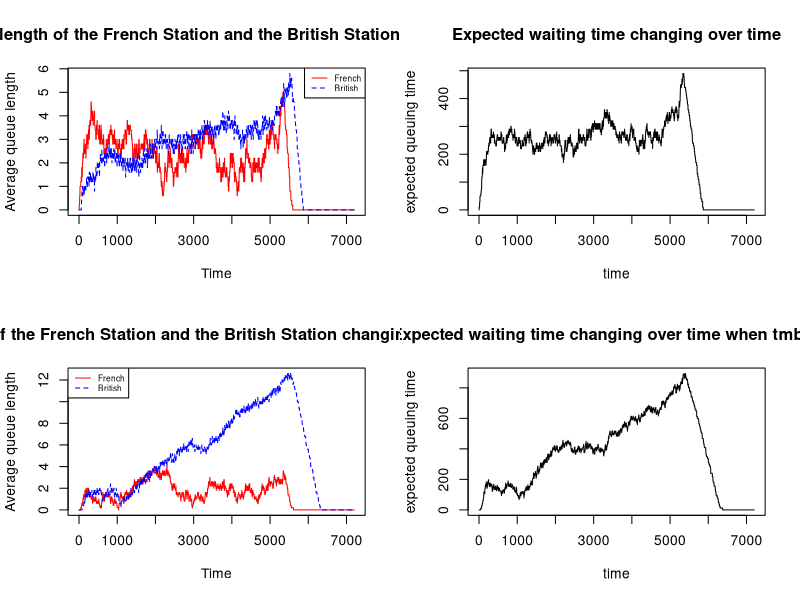

This figure's R source: (Note: a time limit stopped this script after it produced the figure.)
# First, prepare for the functions to update the queues and processing time

# Define a function "finish()" to move the car that have finished processing out of the queue
# "station" is a matrix with two numerical lists
# Columns in the "station" array stand for each queue in the stations
# station["qn",] is a list consisting the number of cars in each queue
# station["dt",] is the list consisting the processing time for the processing car in each queue
# We will use "sample()" to generate random processing time in the range (tr,tr+tm)
finish <- function(station,queue,tr,tm){
  # If there is one car finish being processed and be able to leave the current queue, 
  # then we will reduce one from the number of queuing cars in this queue
  station["qn",queue]<-station["qn",queue]-1
  # If there is more than one car in the queue, the car that has been waiting in the queue will be processed after the old car got moved out from the queue
  # then use 'sample()' to generate a processing time for this car
  if(station["qn",queue] > 0){
    station["dt",queue] <- sample(tm:(tm+tr),1)
  }
  # If there is no car left in the queue, we give "-1" to the processing time as an indicator, just for convenience 
  else{
    station["dt",queue] <- -1
  }
  return(station)
}

# Define another function "insert()" to find the shortest queue and insert the newly arriving car into the queue 
insert <- function(station,tr,tm){
  # Find the shortest queue
  qn_min <- which.min(station["qn",]) 
  # The newly arrived car will join the shortest queue
  station["qn",qn_min]<- station["qn",qn_min]+1
  # According to "finish()" function we had defined above, 
  # "-1" for processing time means there's no car waiting in the queue, 
  # so the newly inserted car will be processed immediatelt.
  # Then we use "sample()" function to generate a random processing time for this car
  if(station["dt",qn_min]==-1){
    station["dt",qn_min] <- sample(tm:(tm+tr),1)
  }
  return (station)
}


# Define the function "qsim(mf,mb,a.rate,trb,trf,tmb,tmf,maxb)"
# "mf" is the number of French stations
# "mb" is the number of British stations
# "a.rate" is the probability a new car arrives at French stations in one second
# A car arrives at the French stations randomly at an average rate of one every 
# 10 seconds, so that there is a probability of 0.1 of an arrival each second
# The processing time in the French stations will be a random number uniformly distributed between (tmf,tmf+trf) 
# The processing time in the British stations will be a random number uniformly distributed between (tmb,tmb+trb) 
# The maximum number of cars in each British station will be "maxb"
qsim <- function(mf=5,mb=5,a.rate=.1,trb=40,trf=40,tmb=30,tmf=30,maxb=20) {
  # Here are some variables we will use later:
  # "f" is a matrix to store the processing time for cars in the French stations
  # Notice: Choosing to use a data.frame to store the processing time to avoid messing up each station
  # Columns in "f" stand for each French station, namely "station_1", "station_2", ..., "station_mf"
  # The first row in "f" namely "qn" stores the number of cars waiting in the station
  # The second row in "f" namely "dt" stores the processing time for each car being processed
  column_names_f <- paste0("station_", seq_len(mf))
  f <- matrix(c(0,-1), nrow=2, ncol=length(column_names_f))
  colnames(f) <- column_names_f
  rownames(f) <- c("qn","dt")
  # "b" is a matrix to store the processing time for cars in the British stations
  # Same ideas above to build "b"
  column_names_b <- paste0("station_", seq_len(mb))
  b <- matrix(c(0,-1), nrow=2, ncol=length(column_names_b))
  colnames(b) <- column_names_b
  rownames(b) <- c("qn","dt")
  
  nf <- c() # nf is a list to store the average queue length in French station for each second
  nb <- c() # nb is a list to store the average queue length in British station for each second
  eq <- c() # eq is a list to store the expected waiting time for each second
  
  # This model will simulate for a 2-hour period, in total 7200 seconds
  for (t in 1:(2*60*60)){
    # Notice: Since the cars can't leave from the French station to the British one if there is no available queues in British station, so we start with analyzing the queues in British station
    # First, find the columns that with 0 processing time in British station
    # Then move those cars with 0 processing time out of the queue using "finish()" function to cut one off the queue and give a processing time to the next car
    for( i in which(b["dt", ] %in% 0)){
      b <- finish(b,i,trb,tmb)
    }
    # Find the columns with 0 processing time in the French station
    for (i in which(f["dt", ] %in% 0)){
      # If the sum of the number of cars in the queue is less than the total maximum capacity for the whole British station, 
      # we will know there are still some vacancies in the British station
      # Then we can move the cars finished processing from French station to the British station using "finish()" function we defined above
      if(sum(b["qn",])<maxb*mb){
        f <- finish(f,i,trf,tmf)
        b <- insert(b,trb,tmb)
      }
    }
    
    # Provided "a.rate" this input as the arriving probability, we use "sample()" function to randomly choose "TRUE" or "FALSE"
    # "TURE" indicates a car arrives while "False" indicating that there are no cars arrived
    # Ignoring the situation that more than one car arriving at the same time, so "size" attribute in "sample()" function is 1
    if (t <= (90*60)){ # New cars only arrive at French stations in the first 1.5 hours in the simulation
      if (sample(c(TRUE,FALSE), size = 1, prob = c(a.rate,1-a.rate))){
        # If "sample()" function generates "TURE" as the result, which means a new car arrives at the French stations
        # We will use "insert()" defined above to put a new car in the queue in the French station
        f <- insert(f,trf,tmf)
      }
    }
    
    # One iteration in this loop means one second has passed, so we cut one second off from the positive processing time for each car.
    f["dt", ] <- apply(f["dt", , drop = FALSE], 1, function(row) {
      ifelse(row > 0, row - 1, row)
    })
    b["dt", ] <- apply(b["dt", , drop = FALSE], 1, function(row) {
      ifelse(row > 0, row - 1, row)
    })
    # avg_f is the average queue length in the French station.
    # Calculated by summing up the number of cars in all queues first, then divided by the number of stations
    avg_f <- sum(f["qn",])/mf
    # avg_b is the average queue length in the British station
    avg_b <-sum(b["qn",])/mb 
    # Update the average queue length and expected waiting time for this second to the lists storing results across the simulation
    nf <- append(nf,avg_f)
    nb <- append(nb,avg_b)
    # Expected waiting time is the sum of the average processing time in each station multiply with average queue length in  each station
    eq <- append(eq,(avg_f*(tmf + trf/2) + avg_b*(tmb + trb/2)))
  }

  return(list(nf,nb,eq))
}

iqsim <- qsim() # Default parameters
jqsim <- qsim(tmb=40) # Set the minimum processing time in British station as 40
# Create a panel with 2-row, 2-row plots
par(mfrow=c(2,2))

# plot of French and British queue lengths change over time
matplot(1:7200, cbind(iqsim[[1]],iqsim[[2]]), type='l', col=c("red", "blue"), 
        xlab="Time", ylab="Average queue length", 
        main="Average queue length of the French Station and the British Station changing over time")
legend("topright", c("French", "British"), col=c("red", "blue"), lty=1:2, cex=0.6)

# plot of expected waiting time changes over time
matplot(1:7200, iqsim[[3]], type='l', xlab="time", ylab="expected queuing time", 
        main = "Expected waiting time changing over time")

# plot of French and British queue lengths change over time when the minimum British handling time is set as 40 seconds
matplot(1:7200, cbind(jqsim[[1]],jqsim[[2]]), type='l', col=c("red", "blue"), 
        xlab="Time", ylab="Average queue length", 
        main="Average queue length of the French Station and the British Station changing over time when tmb = 40 ")
legend("topleft", c("French", "British"), col=c("red", "blue"), lty=1:2, cex=0.6)

# plot of expected waiting time changing over time when the minimum British handling time is set as seconds
matplot(1:7200, jqsim[[3]], type='l', xlab="time", ylab="expected queuing time", 
        main = "Expected waiting time changing over time when tmb = 40")

# In order to find the probability of at least one car missing ferry departure,we need to run qsim() function 100 times
k <- 0 # k is the number of times there are cars missing the ferry after 100 times simulation
for (i in 1:100){
  # If the final average queue lengths are above zero, that means there is at least one car missing the ferry departure
  kqsim<-qsim(a.rate = 0.1)
  if (kqsim[[2]][7200]>0 || kqsim[[1]][7200]>0){
      #print(2)
      k <- k + 1
  }
}
print(k)

print(paste0("The probability of at least one car missing the ferry departure is ", k/100))
